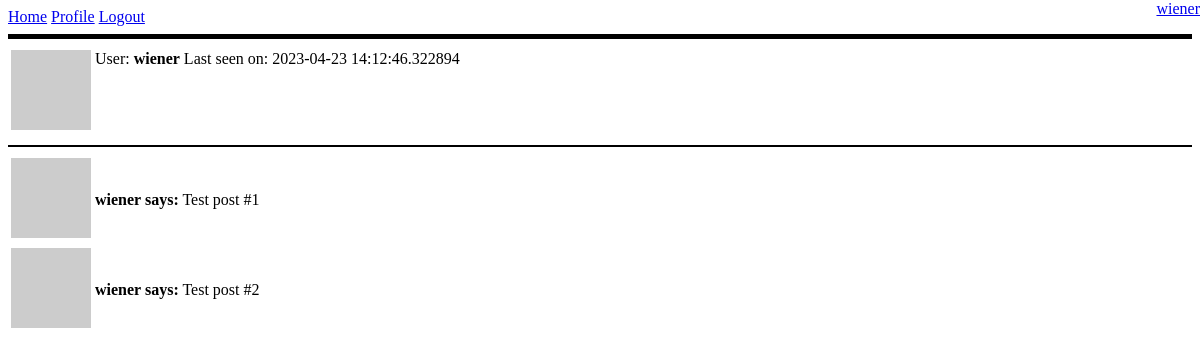
Before: /profile/wiener (signed in) with the older database file.
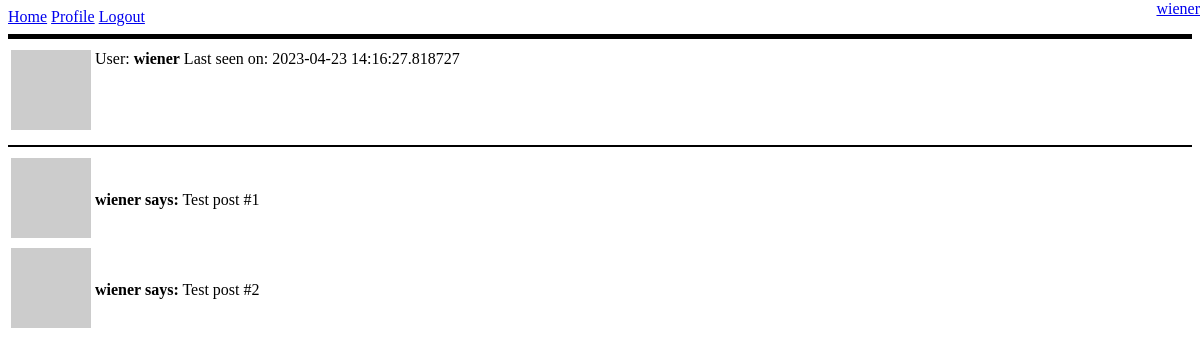
After: the same page with the newer database file.
### app/models.py (models this page shows, shortened)
class User(UserMixin, db.Model):
    id = db.Column(db.Integer, primary_key=True)
    username = db.Column(db.String(64), index=True, unique=True)
    email = db.Column(db.String(120), index=True, unique=True)
    password_hash = db.Column(db.String(128))
    posts = db.relationship('Post', backref='author', lazy='dynamic')
    about_me = db.Column(db.String(256))
    last_seen = db.Column(db.DateTime, default=datetime.utcnow)
    def avatar(self, size):
        hash = md5(self.email.lower().encode("utf-8")).hexdigest()
        return f'https://www.gravatar.com/avatar/{hash}?d=identicon&s={size}'

### app/routes.py (the view)
@app.route('/profile/<username>')
@login_required
def profile(username):
    user = User.query.filter_by(username=username).first_or_404()
    posts = [
        {'author': user, 'body': 'Test post #1'},
        {'author': user, 'body': 'Test post #2'}
    ]
    return render_template('profile.html', user=user, posts=posts)

### app/models.py (called while the page is built)
@login.user_loader
def load_user(id):
    return User.query.get(int(id))

### app/routes.py (called while the page is built)
@app.before_request
def before_request():
    if current_user.is_authenticated:
        current_user.last_seen = datetime.utcnow()
        db.session.commit()

### app/templates/profile.html (shortened to what this page needs)
{% extends "base.html" %}
{% block content %}
    <table>
        <tr valign="top">
            <td><img src="{{ user.avatar(128) }}"></td>
            <td>User: <b>{{ user.username }}</b></td>
            {% if user.last_seen %}<td>Last seen on: {{ user.last_seen }}</td>{% endif %}
        </tr>
    </table>
    <hr size="2" color="black">
    {% for post in posts %}
        {% include '_post.html' %}
    {% endfor %}
{% endblock %}

### app/templates/base.html (shortened to what this page needs)
<!DOCTYPE html>
<html lang="en">
<head>
</head>
<body>
  <div>
      <a href="{{ url_for('index') }}">Home</a>
      {% if not current_user.is_authenticated %}
      <a href="{{ url_for('register') }}">Register</a>
      <a href="{{ url_for('login') }}">Login</a>
      {% else %}
      <a href="{{ url_for('profile', username=current_user.username) }}">Profile</a>
      <a href="{{ url_for('logout') }}">Logout</a>
      <div style="position: fixed; top: 0; right: 0;">
        <a href="#">{{ current_user.username }}</a>
      </div>
      {% endif %}
  </div>
  <hr size="5" color="black">
  {% block content %}{% endblock %}
</body>
</html>

### app/templates/_post.html
<table>
    <tr>
        <td><img src="{{ post.author.avatar(32) }}"></td>
        <td><b>{{ post.author.username }} says:</b> {{ post.body }}</td>
    </tr>
</table>

Changed rows visible on the page:
changed User "wiener": last_seen "2023-04-23 14:12:46.322894" → "2023-04-23 14:16:27.818727"
